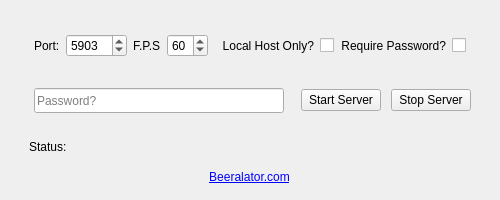
<?xml version="1.0" encoding="UTF-8"?>
<ui version="4.0">
 <class>MainWindow</class>
 <widget class="QMainWindow" name="MainWindow">
  <property name="geometry">
   <rect>
    <x>0</x>
    <y>0</y>
    <width>500</width>
    <height>200</height>
   </rect>
  </property>
  <property name="minimumSize">
   <size>
    <width>500</width>
    <height>200</height>
   </size>
  </property>
  <property name="maximumSize">
   <size>
    <width>600</width>
    <height>200</height>
   </size>
  </property>
  <property name="windowTitle">
   <string>VividVNC Server</string>
  </property>
  <widget class="QWidget" name="centralwidget">
   <layout class="QVBoxLayout" name="verticalLayout">
    <item>
     <layout class="QGridLayout" name="gridLayout">
      <item row="1" column="0">
       <layout class="QHBoxLayout" name="horizontalLayout">
        <property name="spacing">
         <number>6</number>
        </property>
        <property name="leftMargin">
         <number>25</number>
        </property>
        <property name="topMargin">
         <number>20</number>
        </property>
        <property name="rightMargin">
         <number>25</number>
        </property>
        <property name="bottomMargin">
         <number>10</number>
        </property>
        <item alignment="Qt::AlignmentFlag::AlignRight">
         <widget class="QLabel" name="label">
          <property name="text">
           <string>Port:</string>
          </property>
         </widget>
        </item>
        <item>
         <widget class="QSpinBox" name="spinPort">
          <property name="sizePolicy">
           <sizepolicy hsizetype="Fixed" vsizetype="Fixed">
            <horstretch>0</horstretch>
            <verstretch>0</verstretch>
           </sizepolicy>
          </property>
          <property name="maximumSize">
           <size>
            <width>70</width>
            <height>16777215</height>
           </size>
          </property>
          <property name="maximum">
           <number>65535</number>
          </property>
          <property name="value">
           <number>5903</number>
          </property>
         </widget>
        </item>
        <item alignment="Qt::AlignmentFlag::AlignRight">
         <widget class="QLabel" name="label_2">
          <property name="text">
           <string>F.P.S</string>
          </property>
         </widget>
        </item>
        <item>
         <widget class="QSpinBox" name="spinFps">
          <property name="value">
           <number>60</number>
          </property>
         </widget>
        </item>
        <item>
         <spacer name="horizontalSpacer_5">
          <property name="orientation">
           <enum>Qt::Orientation::Horizontal</enum>
          </property>
          <property name="sizeHint" stdset="0">
           <size>
            <width>40</width>
            <height>20</height>
           </size>
          </property>
         </spacer>
        </item>
        <item>
         <widget class="QCheckBox" name="chkLocalhostOnly">
          <property name="enabled">
           <bool>true</bool>
          </property>
          <property name="layoutDirection">
           <enum>Qt::LayoutDirection::RightToLeft</enum>
          </property>
          <property name="styleSheet">
           <string notr="true">border-left-color: rgb(115, 115, 115);</string>
          </property>
          <property name="text">
           <string>Local Host Only?</string>
          </property>
         </widget>
        </item>
        <item>
         <widget class="QCheckBox" name="chkRequirePassword">
          <property name="layoutDirection">
           <enum>Qt::LayoutDirection::RightToLeft</enum>
          </property>
          <property name="styleSheet">
           <string notr="true">border-left-color: rgb(115, 115, 115);</string>
          </property>
          <property name="text">
           <string>Require Password?</string>
          </property>
         </widget>
        </item>
       </layout>
      </item>
     </layout>
    </item>
    <item>
     <layout class="QHBoxLayout" name="horizontalLayout_2">
      <property name="spacing">
       <number>10</number>
      </property>
      <property name="sizeConstraint">
       <enum>QLayout::SizeConstraint::SetNoConstraint</enum>
      </property>
      <property name="leftMargin">
       <number>25</number>
      </property>
      <property name="topMargin">
       <number>10</number>
      </property>
      <property name="rightMargin">
       <number>0</number>
      </property>
      <property name="bottomMargin">
       <number>10</number>
      </property>
      <item>
       <widget class="QLineEdit" name="editPassword">
        <property name="sizePolicy">
         <sizepolicy hsizetype="Fixed" vsizetype="Fixed">
          <horstretch>0</horstretch>
          <verstretch>0</verstretch>
         </sizepolicy>
        </property>
        <property name="minimumSize">
         <size>
          <width>250</width>
          <height>25</height>
         </size>
        </property>
        <property name="maximumSize">
         <size>
          <width>22250</width>
          <height>16777215</height>
         </size>
        </property>
        <property name="text">
         <string/>
        </property>
        <property name="echoMode">
         <enum>QLineEdit::EchoMode::Password</enum>
        </property>
        <property name="placeholderText">
         <string>Password?</string>
        </property>
       </widget>
      </item>
      <item>
       <spacer name="horizontalSpacer">
        <property name="orientation">
         <enum>Qt::Orientation::Horizontal</enum>
        </property>
        <property name="sizeType">
         <enum>QSizePolicy::Policy::Expanding</enum>
        </property>
        <property name="sizeHint" stdset="0">
         <size>
          <width>50</width>
          <height>20</height>
         </size>
        </property>
       </spacer>
      </item>
      <item>
       <widget class="QPushButton" name="btnStart">
        <property name="maximumSize">
         <size>
          <width>125</width>
          <height>16777215</height>
         </size>
        </property>
        <property name="text">
         <string>Start Server</string>
        </property>
       </widget>
      </item>
      <item>
       <widget class="QPushButton" name="btnStop">
        <property name="maximumSize">
         <size>
          <width>125</width>
          <height>16777215</height>
         </size>
        </property>
        <property name="text">
         <string>Stop Server</string>
        </property>
       </widget>
      </item>
      <item>
       <spacer name="horizontalSpacer_2">
        <property name="orientation">
         <enum>Qt::Orientation::Horizontal</enum>
        </property>
        <property name="sizeType">
         <enum>QSizePolicy::Policy::Fixed</enum>
        </property>
        <property name="sizeHint" stdset="0">
         <size>
          <width>20</width>
          <height>20</height>
         </size>
        </property>
       </spacer>
      </item>
     </layout>
    </item>
    <item>
     <layout class="QHBoxLayout" name="horizontalLayout_3">
      <property name="spacing">
       <number>0</number>
      </property>
      <property name="leftMargin">
       <number>10</number>
      </property>
      <property name="topMargin">
       <number>5</number>
      </property>
      <property name="rightMargin">
       <number>10</number>
      </property>
      <property name="bottomMargin">
       <number>5</number>
      </property>
      <item>
       <spacer name="horizontalSpacer_3">
        <property name="orientation">
         <enum>Qt::Orientation::Horizontal</enum>
        </property>
        <property name="sizeType">
         <enum>QSizePolicy::Policy::Fixed</enum>
        </property>
        <property name="sizeHint" stdset="0">
         <size>
          <width>10</width>
          <height>10</height>
         </size>
        </property>
       </spacer>
      </item>
      <item>
       <widget class="QLabel" name="lblStatus">
        <property name="sizePolicy">
         <sizepolicy hsizetype="Preferred" vsizetype="Fixed">
          <horstretch>0</horstretch>
          <verstretch>0</verstretch>
         </sizepolicy>
        </property>
        <property name="maximumSize">
         <size>
          <width>16777215</width>
          <height>15</height>
         </size>
        </property>
        <property name="text">
         <string>Status:</string>
        </property>
        <property name="alignment">
         <set>Qt::AlignmentFlag::AlignLeading|Qt::AlignmentFlag::AlignLeft|Qt::AlignmentFlag::AlignVCenter</set>
        </property>
       </widget>
      </item>
      <item>
       <spacer name="horizontalSpacer_4">
        <property name="orientation">
         <enum>Qt::Orientation::Horizontal</enum>
        </property>
        <property name="sizeType">
         <enum>QSizePolicy::Policy::Fixed</enum>
        </property>
        <property name="sizeHint" stdset="0">
         <size>
          <width>15</width>
          <height>10</height>
         </size>
        </property>
       </spacer>
      </item>
     </layout>
    </item>
    <item alignment="Qt::AlignmentFlag::AlignHCenter">
     <widget class="QLabel" name="label_3">
      <property name="minimumSize">
       <size>
        <width>0</width>
        <height>15</height>
       </size>
      </property>
      <property name="maximumSize">
       <size>
        <width>16777215</width>
        <height>15</height>
       </size>
      </property>
      <property name="font">
       <font>
        <pointsize>9</pointsize>
       </font>
      </property>
      <property name="text">
       <string>&lt;a href=&quot;https://beeralator.com&quot;&gt;Beeralator.com&lt;/a&gt;</string>
      </property>
      <property name="textFormat">
       <enum>Qt::TextFormat::RichText</enum>
      </property>
      <property name="alignment">
       <set>Qt::AlignmentFlag::AlignCenter</set>
      </property>
      <property name="openExternalLinks">
       <bool>true</bool>
      </property>
     </widget>
    </item>
   </layout>
  </widget>
 </widget>
 <resources/>
 <connections/>
</ui>
